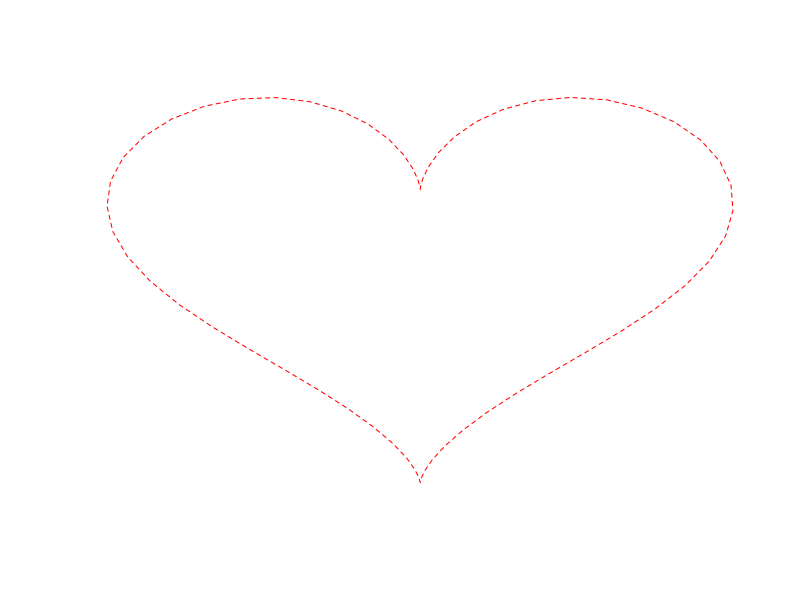
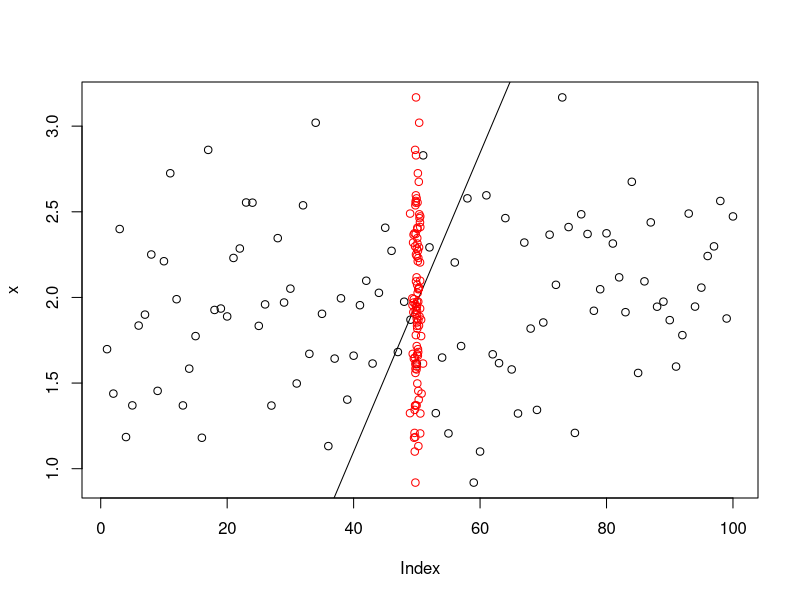

Write R code to recreate these figures, in order.
## ---- chunk 1
knitr::opts_chunk$set(echo = FALSE)
## ---- chunk 2
data <- data.frame(t=seq(0, 2*pi, by=0.1) )
xfun <- function(t) 16*sin(t)^3
yfun <- function(t) 13*cos(t)-5*cos(2*t)-2*cos(3*t)-cos(4*t)
data$y <- yfun(data$t)
data$x <- xfun(data$t)

plot(data$x,data$y, type="l", col="red", lty=2, axes=F, ylab="", xlab="")
## ---- chunk 3

x <- rnorm(100, 2, 0.5)
y <- rnorm(100, 50, 0.4)
plot(x)
abline(lm(x~y))
points(y,x, col="red")

1337
## ---- chunk 4
#Nice job! -Marius

x <- 2
y <- x*2
paste(y, "is the highest number in this time series")
123
